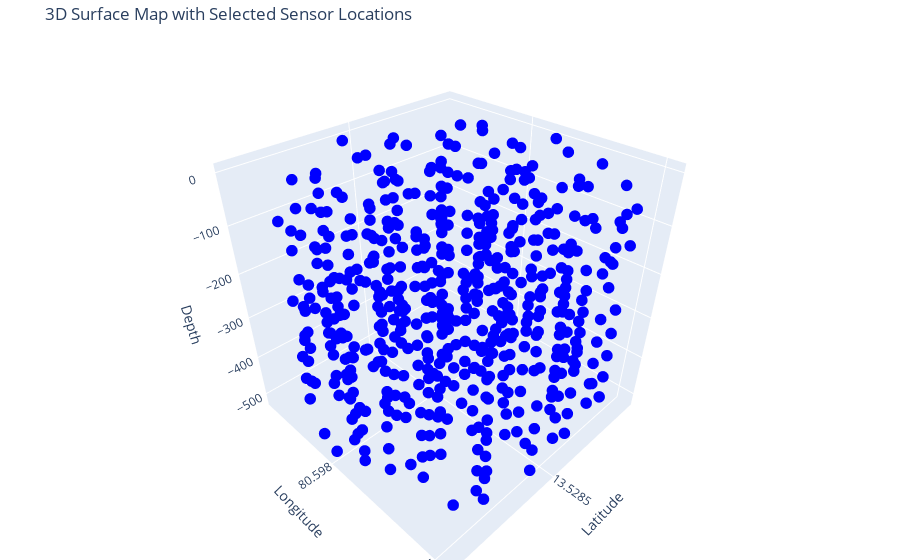

The notebook cell saved with this chart:
### Code cell
fig3 = go.Figure()
fig3.add_trace(go.Scatter3d(
    x=sensors_df['Latitude'], y=sensors_df['Longitude'], z=sensors_df['Depth'],
    mode='markers',
    marker=dict(
        size=4,
        color='blue',  # You can choose any color you prefer
        symbol='circle'
    ),
    name='New Point'
))
fig3.update_layout(
    title='3D Surface Map with Selected Sensor Locations',
    scene=dict(
        xaxis_title='Latitude',
        yaxis_title='Longitude',
        zaxis_title='Depth',
    ),
    margin=dict(l=0, r=0, b=0, t=40)
)

### Figure 1 — Plotly figure (JSON) as saved in the notebook; plotly's stock layout.template omitted (floating-point values rounded to 4 significant figures; data arrays with more than 128 entries replaced by an {"elided": "..."} marker saying what was removed)
{"data": [{"marker": {"color": "blue", "size": 4, "symbol": "circle"}, "mode": "markers", "name": "New Point", "type": "scatter3d", "x": {"elided": "536 float values"}, "y": {"elided": "536 float values"}, "z": {"elided": "536 float values"}}], "layout": {"margin": {"b": 0, "l": 0, "r": 0, "t": 40}, "scene": {"xaxis": {"title": {"text": "Latitude"}}, "yaxis": {"title": {"text": "Longitude"}}, "zaxis": {"title": {"text": "Depth"}}}, "title": {"text": "3D Surface Map with Selected Sensor Locations"}}}
